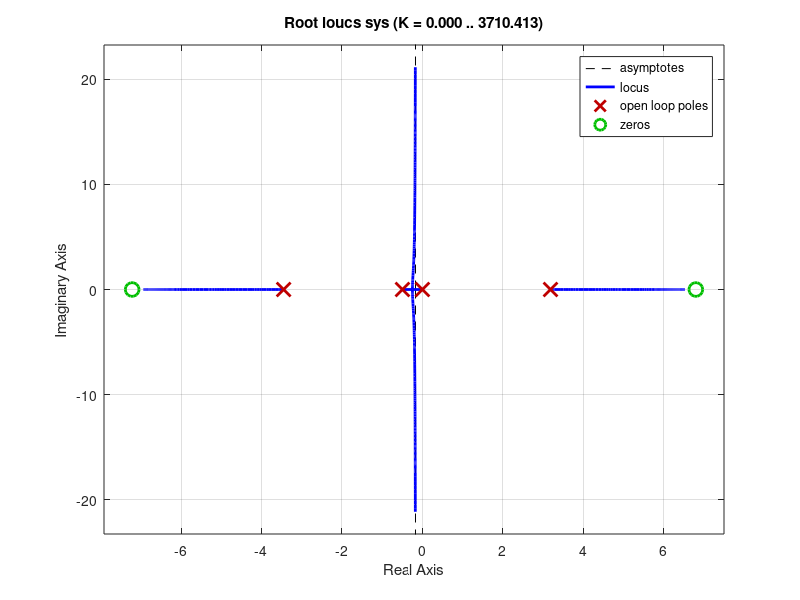
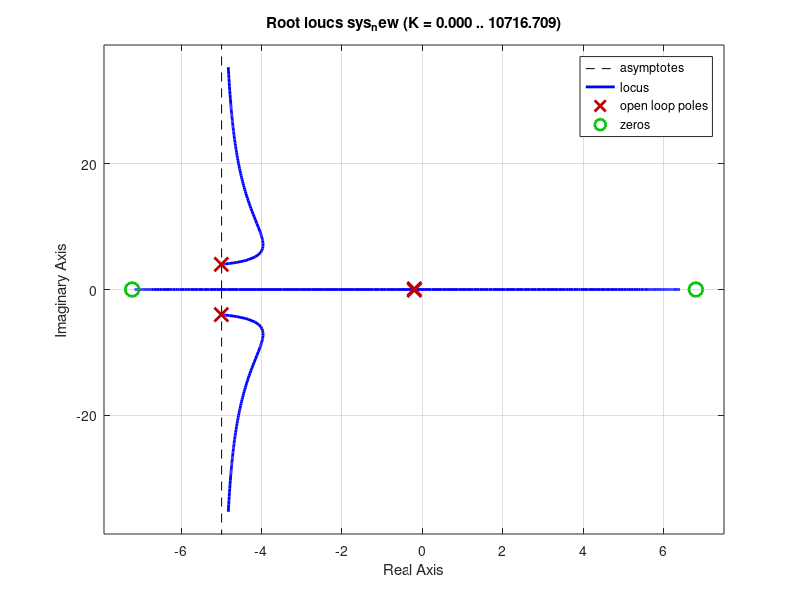

The MATLAB source for these figures, in order:
clc;
close all;
clear all;

%% system inputs ::
M=1.5;
m=0.5;
l=1.2;
k1=1;  % linear velocity friction coefficient 
k2=0.05;  % rotional velocity friction coefficint
g=9.81;
%% system matrix & control matrix 
A=[0    1       0           0;...
   0   -k1/M   -m*g/M       k2/l/M;...
   0    0       0           1;...
   0    k1/l/M  g*(M+m)/l/M -k2*(M+m)/l^2/M/m];
B=[0;...
    1/M;...
    0;...
    -1/l/M];
C=[1 0 1 0];
D=0;
eigen_val=eig(A);  % un stable system 
%% plot root locus :
sys = ss(A,B,C,D);
P_old = pole(sys)
rlocus(sys)
grid on;
Image = getframe(gcf);
imwrite(Image.cdata, 'rlocus_open.jpg', "Quality", 100);


%% design control law  of unstable system
p=[-.2-0.1*i -.2+0.1*i -5-4*i -5+4*i];  % desired  eigen values 
K=place(A,B,p)

A_new=A-B*K;
sys_new = ss(A_new,B,C,D);
P = pole(sys_new)
figure;
rlocus(sys_new)
Image = getframe(gcf);
imwrite(Image.cdata, 'rlocus_closed.jpg', "Quality", 100);


